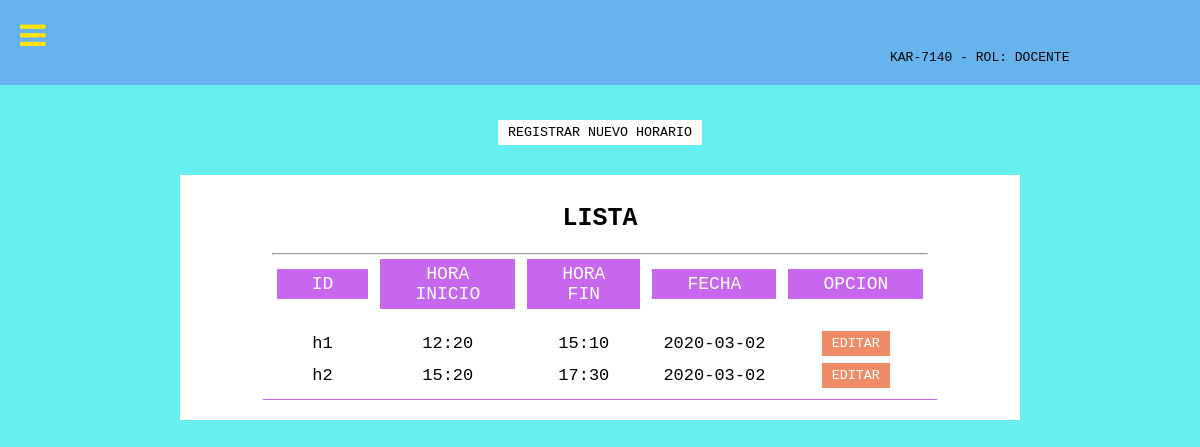
Screenshot of /m_horarios.php (signed in) with the database file from the repository.
### tables this page shows
CREATE TABLE `horario` (
  `id_horario` varchar(100) NOT NULL,
  `hora_in` varchar(10) NOT NULL,
  `hora_fn` varchar(10) NOT NULL,
  `fecha` date NOT NULL
);

### m_horarios.php (the view, shortened to what this page needs)
<!DOCTYPE html>
<html>
<head>
	<?php
		require('conn.php');
	?>
</head>
<body>
	<div class="container">
		<div class="row">
			<div class="col">
			</div>
		</div>
	</div>
	<br><br><br><br><br><br><br><br>
	<center>
		<div class="botones">
			<input type="button" id="abrir1" class="btn" value="REGISTRAR NUEVO HORARIO">
		</div>
		<form method="post">
			<div class="tabla_div">
				<table class="t1">
					<tr>
						<th colspan="5"><div class="d1">LISTA</div><hr></th>
					</tr>
					<tr>
						<td><center><div class="d6">ID</div></center></td>
						<td><center><div class="d6">HORA INICIO</div></center></td>
						<td><center><div class="d6">HORA FIN</div></center></td>
						<td><center><div class="d6">FECHA</div></center></td>
						<td><center><div class="d6">OPCION</div></center></td>
					</tr>
					<?php
					$lista = mYsqli_query($con,"select * from horario") or die("error: ".mysqli_error());
					while ($mostrar = mysqli_fetch_array($lista)) {
					?>
					<tr>
						<td><center><div class="d7" id="id"><?php echo $mostrar['id_horario'] ?></div></center></td>
						<td><center><div class="d7" id="hi"><?php echo $mostrar['hora_in'] ?></div></center></td>
						<td><center><div class="d7" id="hf"><?php echo $mostrar['hora_fn'] ?></div></center></td>
						<td><center><div class="d7" id="f"><?php echo $mostrar['fecha'] ?></div></center></td>
						<td>
							<center>
								<div class="d7">
									<input type="button" class="btn2" value="EDITAR">
								</div>
							</center>
						</td>
					</tr>
					<?php
					}
					?>
				</table>
			</div>
		</form>
	</center>
</body>
</html>

### m_horarios.php (style rules this page uses)
* { font-family: monospace; text-decoration: none; }
body { background: #67EEEE; }
.btn { transition: .5s; background-color: white; border-style: none; padding: 5px 10px; }
.btn2 { transition: .5s; border-style: none; background: #EE8C67; color: white; padding: 5px 10px; }
.tabla_div { width: 70%; padding: 10px; margin-top: 30px; background: white; }
.d1 { margin-bottom: 20px; font-size: 25px; }
.d6 { font-size: 18px; padding: 5px 35px; margin: 2.5px 5px; margin-bottom: 17px; background: #C767EE; color: white; }
.d7 { font-size: 17px; padding: 2.5px 10px; }
.t1 { padding: .5rem; margin-bottom: .5rem 0; border: none; border-bottom: solid #C767EE .5PX; transition: all .5s; width: 100px; margin: 10px; }

### rows the page displays
horario: id_horario "h1", hora_in "12:20", hora_fn "15:10", fecha "2020-03-02"
horario: id_horario "h2", hora_in "15:20", hora_fn "17:30", fecha "2020-03-02"
